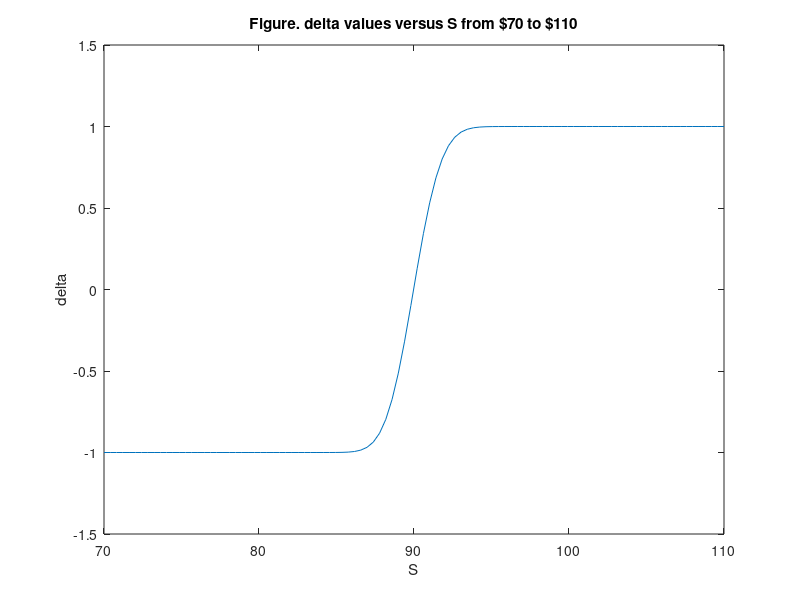

MATLAB code to generate this figure:
randn('state',100);
%
T = 1.00;           %expiry time
sigma = 0.25;       %voliatility
mu = .018;          %P measure drift
S_init = 90;       %initial value
N_sim = 10000;      % number of simulations
N=250;              % number of timesteps
delt = T/N;         % timestep
r = 0.03;           % risk-free interest rate
K = S_init;

drift = r*delt;     %under risk neutrail
sigma_sqrt_delt = sigma*sqrt(delt);

u = exp(sigma*sqrt(delt));
d = 1/u;
S = linspace(70,110,100);    %the stock price at T = N-1


delta_S = 0.01;     %initialized the delt_S value
%delta_S(1,:) = S(1,:).*(drift + sigma_sqrt_delt*randn(1,100));

%get simulated V0 price
%V = zeros(1,100);           % straddle option payoff initialization

%V(1,:) = max(delta_S(1,:) + delta_S - K,0) +  max(K- delta_S - S(1,:),0);
%V0_tao = zeros(1,100);
%V0_tao(1,:) = exp(-r*delt*(N-1)).*V(1,:);

%get V0 price

V0 = zeros(1,100);
[call0,put0] = blsprice(S(1,:), K, r, delt, .25);
V0 = call0 + put0;

[call,put] = blsprice(S(1,:)+delta_S, K, r, delt, .25);
V = call +put;
delta = zeros(1,100);
delta = (V(1,:) - V0(1,:))./delta_S;
%ratio = zeros(1,100);
%ratio(1,:) = delta(1,:)./S(1,:);
plot(S,delta);
title('Figure. delta values versus S from $70 to $110')
xlabel('S');
ylabel('delta');

